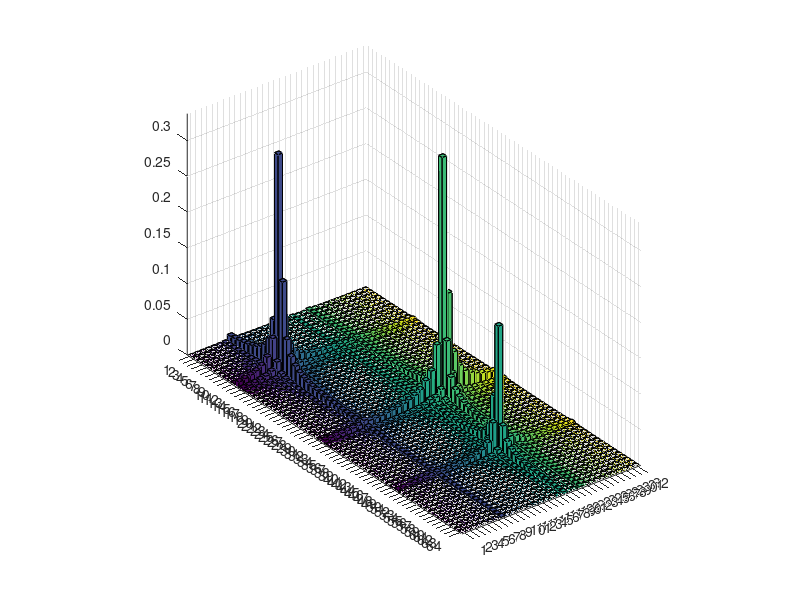

Recreate this plot in MATLAB. (Note: this script raises an error after producing the figure.)
% 清除环境
clear; clc; close all;

% 1. 定义 DD 域网格大小
M = 64; 
N = 32; 
[doppler_grid, delay_grid] = meshgrid(1:N, 1:M);

% 2. 模拟三条路径
paths = [
    12.3,  8.2,  0.38;  % 左侧峰
    32.2, 22.3,  0.42;  % 右侧峰 (最高)
    48.7, 18.8,  0.22   % 中间小峰 (最低)
];

% 3. 计算 DD 域响应
Z = zeros(M, N);
for i = 1:size(paths, 1)
    tau = paths(i, 1);
    nu  = paths(i, 2);
    amp = paths(i, 3);
    Z = Z + amp * abs(sinc(delay_grid - tau) .* sinc(doppler_grid - nu));
end

% 4. 绘制 3D 柱状图
figure('Color', 'w', 'Position', [100, 100, 800, 600]); 
h = bar3(Z);

% 5. 调整柱子的颜色和边缘
for k = 1:length(h)
    zdata = h(k).ZData;
    h(k).CData = zdata;             
    h(k).FaceColor = 'interp';      
    h(k).EdgeColor = [0.05 0.05 0.2]; % 边缘线稍微再调暗一点，配合深色底部
    h(k).LineWidth = 0.2;           
end

% 6. 设置颜色映射 (核心修改：自定义非线性细腻蓝色调)
% 定义颜色锚点 (RGB)
colors = [
    0.00, 0.00, 0.25;  % 1. 极暗夜蓝 (最底部的基底)
    0.00, 0.08, 0.50;  % 2. 深海蓝 
    0.00, 0.20, 0.75;  % 3. 中深蓝
    0.00, 0.40, 1.00;  % 4. 亮纯蓝
    0.00, 1.00, 1.00;  % 5. 青色
    0.50, 1.00, 0.40;  % 6. 绿色
    1.00, 1.00, 0.00;  % 7. 黄色
    1.00, 0.10, 0.00;  % 8. 橘红色
    0.60, 0.00, 0.00   % 9. 深红色 (最高峰)
];

% 定义这些颜色锚点在 0~1 范围内的位置 (非线性分布)
% 前面 4 个点距离很近 (0 到 0.25)，强制拉长了底部蓝色的渐变层次！
color_positions = [0, 0.04, 0.12, 0.25, 0.40, 0.60, 0.75, 0.90, 1.00];

% 使用插值生成 256 阶平滑色带
map_custom = interp1(color_positions, colors, linspace(0, 1, 256));
colormap(map_custom);

set(gca, 'FontName', 'Times New Roman', 'FontSize', 10);

% B. 单独对标签进行设置，强制指定中文用“宋体”
% 如果 'SimSun' 还是显示方块，请将其替换为 '宋体' (直接写中文名称)
xlabel('多普勒抽头', 'FontName', 'SimSun', 'FontSize', 12, 'FontWeight', 'normal');
ylabel('时延抽头', 'FontName', 'SimSun', 'FontSize', 12, 'FontWeight', 'normal');
zlabel('幅值', 'FontName', 'SimSun', 'FontSize', 12, 'FontWeight', 'normal');

% C. 视角调整
view(-40, 28);
axis tight;
grid on;
